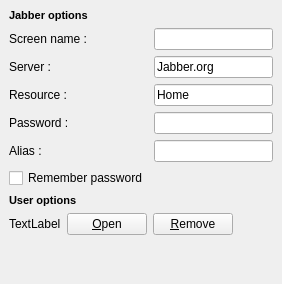
            <widget class="QWidget" name="jabberPage" >
             <layout class="QGridLayout" >
              <property name="margin" >
               <number>9</number>
              </property>
              <property name="spacing" >
               <number>6</number>
              </property>
              <item row="1" column="0" >
               <layout class="QHBoxLayout" >
                <property name="margin" >
                 <number>0</number>
                </property>
                <property name="spacing" >
                 <number>6</number>
                </property>
                <item>
                 <widget class="QLabel" name="label_35" >
                  <property name="text" >
                   <string>TextLabel</string>
                  </property>
                 </widget>
                </item>
                <item>
                 <widget class="QPushButton" name="jabberOpenPushButton" >
                  <property name="text" >
                   <string>&amp;Open</string>
                  </property>
                 </widget>
                </item>
                <item>
                 <widget class="QPushButton" name="jabberRemovePushButton" >
                  <property name="text" >
                   <string>&amp;Remove</string>
                  </property>
                 </widget>
                </item>
                <item>
                 <spacer>
                  <property name="orientation" >
                   <enum>Qt::Horizontal</enum>
                  </property>
                  <property name="sizeHint" >
                   <size>
                    <width>40</width>
                    <height>20</height>
                   </size>
                  </property>
                 </spacer>
                </item>
               </layout>
              </item>
              <item row="0" column="0" >
               <layout class="QGridLayout" >
                <property name="margin" >
                 <number>0</number>
                </property>
                <property name="spacing" >
                 <number>6</number>
                </property>
                <item row="4" column="0" >
                 <widget class="QLabel" name="label_32" >
                  <property name="text" >
                   <string>Password :</string>
                  </property>
                 </widget>
                </item>
                <item row="4" column="1" >
                 <widget class="QLineEdit" name="jabberPasswordEdit" >
                  <property name="maximumSize" >
                   <size>
                    <width>250</width>
                    <height>16777215</height>
                   </size>
                  </property>
                  <property name="echoMode" >
                   <enum>QLineEdit::Password</enum>
                  </property>
                 </widget>
                </item>
                <item row="2" column="0" >
                 <widget class="QLabel" name="label_30" >
                  <property name="text" >
                   <string>Server :</string>
                  </property>
                 </widget>
                </item>
                <item row="5" column="1" >
                 <widget class="QLineEdit" name="jabberAliasEdit" >
                  <property name="maximumSize" >
                   <size>
                    <width>250</width>
                    <height>16777215</height>
                   </size>
                  </property>
                 </widget>
                </item>
                <item row="5" column="0" >
                 <widget class="QLabel" name="label_33" >
                  <property name="text" >
                   <string>Alias :</string>
                  </property>
                 </widget>
                </item>
                <item row="3" column="1" >
                 <widget class="QLineEdit" name="jabberResourceEdit" >
                  <property name="maximumSize" >
                   <size>
                    <width>250</width>
                    <height>16777215</height>
                   </size>
                  </property>
                  <property name="text" >
                   <string>Home</string>
                  </property>
                 </widget>
                </item>
                <item row="1" column="0" >
                 <widget class="QLabel" name="label_29" >
                  <property name="text" >
                   <string>Screen name :</string>
                  </property>
                 </widget>
                </item>
                <item row="0" column="0" >
                 <widget class="QLabel" name="label_28" >
                  <property name="maximumSize" >
                   <size>
                    <width>16777215</width>
                    <height>22</height>
                   </size>
                  </property>
                  <property name="sizeIncrement" >
                   <size>
                    <width>0</width>
                    <height>0</height>
                   </size>
                  </property>
                  <property name="text" >
                   <string>&lt;html>&lt;head>&lt;meta name="qrichtext" content="1" />&lt;/head>&lt;body style=" white-space: pre-wrap; font-family:MS Shell Dlg; font-size:8.25pt; font-weight:400; font-style:normal; text-decoration:none;">&lt;p style=" margin-top:0px; margin-bottom:0px; margin-left:0px; margin-right:0px; -qt-block-indent:0; text-indent:0px;">&lt;span style=" font-weight:600;">Jabber options&lt;/span>&lt;/p>&lt;/body>&lt;/html></string>
                  </property>
                 </widget>
                </item>
                <item row="7" column="0" >
                 <widget class="QLabel" name="label_34" >
                  <property name="text" >
                   <string>&lt;html>&lt;head>&lt;meta name="qrichtext" content="1" />&lt;/head>&lt;body style=" white-space: pre-wrap; font-family:MS Shell Dlg; font-size:8.25pt; font-weight:400; font-style:normal; text-decoration:none;">&lt;p style=" margin-top:0px; margin-bottom:0px; margin-left:0px; margin-right:0px; -qt-block-indent:0; text-indent:0px;">&lt;span style=" font-weight:600;">User options&lt;/span>&lt;/p>&lt;/body>&lt;/html></string>
                  </property>
                 </widget>
                </item>
                <item row="1" column="1" >
                 <widget class="QLineEdit" name="jabberSreenNameEdit" >
                  <property name="maximumSize" >
                   <size>
                    <width>250</width>
                    <height>16777215</height>
                   </size>
                  </property>
                 </widget>
                </item>
                <item row="6" column="0" >
                 <widget class="QCheckBox" name="jabberRememberPasswordCheckBox" >
                  <property name="text" >
                   <string>Remember password</string>
                  </property>
                 </widget>
                </item>
                <item row="2" column="1" >
                 <widget class="QLineEdit" name="jabberServerEdit" >
                  <property name="maximumSize" >
                   <size>
                    <width>250</width>
                    <height>16777215</height>
                   </size>
                  </property>
                  <property name="text" >
                   <string>Jabber.org</string>
                  </property>
                 </widget>
                </item>
                <item row="3" column="0" >
                 <widget class="QLabel" name="label_31" >
                  <property name="text" >
                   <string>Resource :</string>
                  </property>
                 </widget>
                </item>
               </layout>
              </item>
              <item row="2" column="0" >
               <spacer>
                <property name="orientation" >
                 <enum>Qt::Vertical</enum>
                </property>
                <property name="sizeHint" >
                 <size>
                  <width>20</width>
                  <height>40</height>
                 </size>
                </property>
               </spacer>
              </item>
             </layout>
            </widget>
